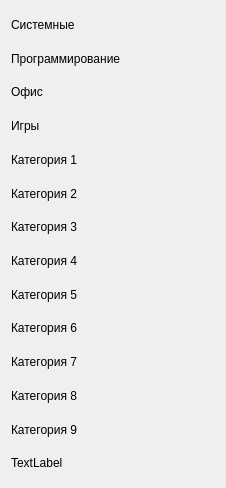
        <widget class="QWidget" name="scrollAreaWidgetContents">
         <property name="geometry">
          <rect>
           <x>0</x>
           <y>0</y>
           <width>226</width>
           <height>488</height>
          </rect>
         </property>
         <layout class="QGridLayout" name="gridLayout_3">
          <item row="0" column="0">
           <widget class="QLabel" name="label_4">
            <property name="text">
             <string>Системные</string>
            </property>
           </widget>
          </item>
          <item row="1" column="0">
           <widget class="QLabel" name="label_5">
            <property name="text">
             <string>Программирование</string>
            </property>
           </widget>
          </item>
          <item row="2" column="0">
           <widget class="QLabel" name="label_6">
            <property name="text">
             <string>Офис</string>
            </property>
           </widget>
          </item>
          <item row="3" column="0">
           <widget class="QLabel" name="label_7">
            <property name="text">
             <string>Игры</string>
            </property>
           </widget>
          </item>
          <item row="4" column="0">
           <widget class="QLabel" name="label_8">
            <property name="text">
             <string>Категория 1</string>
            </property>
           </widget>
          </item>
          <item row="5" column="0">
           <widget class="QLabel" name="label_9">
            <property name="text">
             <string>Категория 2</string>
            </property>
           </widget>
          </item>
          <item row="6" column="0">
           <widget class="QLabel" name="label_10">
            <property name="text">
             <string>Категория 3</string>
            </property>
           </widget>
          </item>
          <item row="7" column="0">
           <widget class="QLabel" name="label_11">
            <property name="text">
             <string>Категория 4</string>
            </property>
           </widget>
          </item>
          <item row="8" column="0">
           <widget class="QLabel" name="label_12">
            <property name="text">
             <string>Категория 5</string>
            </property>
           </widget>
          </item>
          <item row="9" column="0">
           <widget class="QLabel" name="label_13">
            <property name="text">
             <string>Категория 6</string>
            </property>
           </widget>
          </item>
          <item row="10" column="0">
           <widget class="QLabel" name="label_14">
            <property name="text">
             <string>Категория 7</string>
            </property>
           </widget>
          </item>
          <item row="11" column="0">
           <widget class="QLabel" name="label_15">
            <property name="text">
             <string>Категория 8</string>
            </property>
           </widget>
          </item>
          <item row="12" column="0">
           <widget class="QLabel" name="label_16">
            <property name="text">
             <string>Категория 9</string>
            </property>
           </widget>
          </item>
          <item row="13" column="0">
           <widget class="QLabel" name="label_17">
            <property name="text">
             <string>TextLabel</string>
            </property>
           </widget>
          </item>
         </layout>
        </widget>
